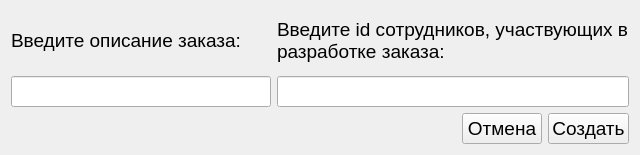
<?xml version="1.0" encoding="UTF-8"?>
<ui version="4.0">
 <class>AddProjectDialog</class>
 <widget class="QWidget" name="AddProjectDialog">
  <property name="geometry">
   <rect>
    <x>0</x>
    <y>0</y>
    <width>640</width>
    <height>155</height>
   </rect>
  </property>
  <property name="minimumSize">
   <size>
    <width>640</width>
    <height>155</height>
   </size>
  </property>
  <property name="font">
   <font>
    <family>Arimo</family>
    <pointsize>14</pointsize>
   </font>
  </property>
  <property name="windowTitle">
   <string>Создание заказа</string>
  </property>
  <property name="windowIcon">
   <iconset resource="Resources.qrc">
    <normaloff>:/Resources/Logo.jpg</normaloff>:/Resources/Logo.jpg</iconset>
  </property>
  <layout class="QGridLayout" name="gridLayout">
   <item row="0" column="0">
    <layout class="QHBoxLayout" name="horizontalLayout">
     <item>
      <layout class="QVBoxLayout" name="verticalLayout">
       <item>
        <widget class="QLabel" name="labelInfo">
         <property name="font">
          <font>
           <family>Arimo</family>
           <pointsize>14</pointsize>
          </font>
         </property>
         <property name="text">
          <string>Введите описание заказа:</string>
         </property>
        </widget>
       </item>
       <item>
        <widget class="QLineEdit" name="lineInfo">
         <property name="text">
          <string/>
         </property>
        </widget>
       </item>
      </layout>
     </item>
     <item>
      <layout class="QVBoxLayout" name="verticalLayout_2">
       <item>
        <widget class="QLabel" name="labelIDs">
         <property name="font">
          <font>
           <family>Arimo</family>
           <pointsize>14</pointsize>
          </font>
         </property>
         <property name="text">
          <string>Введите id сотрудников, участвующих в разработке заказа:</string>
         </property>
         <property name="wordWrap">
          <bool>true</bool>
         </property>
        </widget>
       </item>
       <item>
        <widget class="QLineEdit" name="lineIDs">
         <property name="text">
          <string/>
         </property>
        </widget>
       </item>
      </layout>
     </item>
    </layout>
   </item>
   <item row="1" column="0">
    <layout class="QHBoxLayout" name="horizontalLayout_2">
     <item>
      <spacer name="horizontalSpacer">
       <property name="orientation">
        <enum>Qt::Horizontal</enum>
       </property>
       <property name="sizeHint" stdset="0">
        <size>
         <width>40</width>
         <height>20</height>
        </size>
       </property>
      </spacer>
     </item>
     <item>
      <widget class="QPushButton" name="buttonCancel">
       <property name="text">
        <string>Отмена</string>
       </property>
      </widget>
     </item>
     <item>
      <widget class="QPushButton" name="buttonOk">
       <property name="text">
        <string>Создать</string>
       </property>
      </widget>
     </item>
    </layout>
   </item>
  </layout>
 </widget>
 <resources>
  <include location="Resources.qrc"/>
 </resources>
 <connections/>
</ui>
